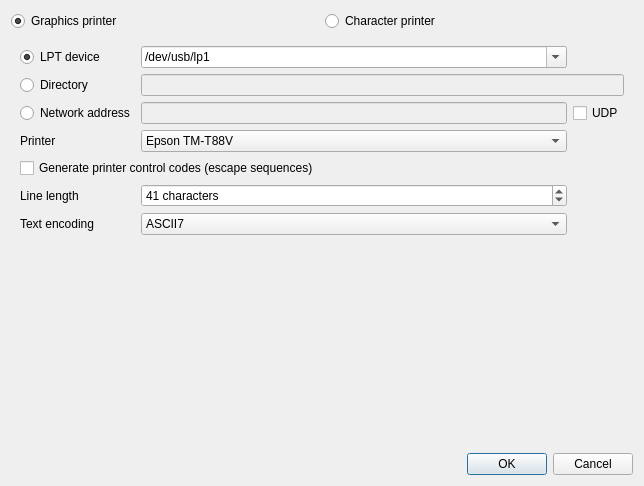
<?xml version="1.0" encoding="UTF-8"?>
<ui version="4.0">
 <class>ReceiptsPrinterOptionsDialog</class>
 <widget class="QDialog" name="ReceiptsPrinterOptionsDialog">
  <property name="geometry">
   <rect>
    <x>0</x>
    <y>0</y>
    <width>644</width>
    <height>486</height>
   </rect>
  </property>
  <property name="windowTitle">
   <string>Printer options</string>
  </property>
  <property name="layoutDirection">
   <enum>Qt::LeftToRight</enum>
  </property>
  <layout class="QVBoxLayout" name="verticalLayout">
   <item>
    <layout class="QHBoxLayout" name="horizontalLayout">
     <item>
      <widget class="QRadioButton" name="btGraphicsPrinter">
       <property name="text">
        <string>Graphics printer</string>
       </property>
       <property name="icon">
        <iconset resource="../Receipts.qrc">
         <normaloff>:/quickevent/Receipts/images/graphic-printer.svg</normaloff>:/quickevent/Receipts/images/graphic-printer.svg</iconset>
       </property>
       <property name="checked">
        <bool>true</bool>
       </property>
      </widget>
     </item>
     <item>
      <widget class="QRadioButton" name="btCharacterPrinter">
       <property name="text">
        <string>Character printer</string>
       </property>
       <property name="icon">
        <iconset resource="../Receipts.qrc">
         <normaloff>:/quickevent/Receipts/images/character-printer.svg</normaloff>:/quickevent/Receipts/images/character-printer.svg</iconset>
       </property>
      </widget>
     </item>
    </layout>
   </item>
   <item>
    <widget class="QStackedWidget" name="stackedWidget">
     <property name="layoutDirection">
      <enum>Qt::LeftToRight</enum>
     </property>
     <property name="currentIndex">
      <number>1</number>
     </property>
     <widget class="QWidget" name="pgGraphicsPrinter">
      <layout class="QFormLayout" name="formLayout_2">
       <item row="0" column="0" colspan="2">
        <widget class="QComboBox" name="cbxGraphicPrinter"/>
       </item>
      </layout>
     </widget>
     <widget class="QWidget" name="pgCharacterPrinter">
      <layout class="QGridLayout" name="gridLayout">
       <item row="7" column="0">
        <widget class="QLabel" name="label_4">
         <property name="sizePolicy">
          <sizepolicy hsizetype="Maximum" vsizetype="Preferred">
           <horstretch>0</horstretch>
           <verstretch>0</verstretch>
          </sizepolicy>
         </property>
         <property name="text">
          <string>Text encoding</string>
         </property>
        </widget>
       </item>
       <item row="7" column="1">
        <widget class="QComboBox" name="cbxCharacterPrinterCodec">
         <item>
          <property name="text">
           <string>ASCII7</string>
          </property>
         </item>
         <item>
          <property name="text">
           <string>cp1250</string>
          </property>
         </item>
         <item>
          <property name="text">
           <string>iso8859-2</string>
          </property>
         </item>
         <item>
          <property name="text">
           <string>utf8</string>
          </property>
         </item>
        </widget>
       </item>
       <item row="0" column="0">
        <widget class="QRadioButton" name="btCharacterPrinterLPT">
         <property name="enabled">
          <bool>true</bool>
         </property>
         <property name="text">
          <string>LPT device</string>
         </property>
         <property name="checked">
          <bool>true</bool>
         </property>
        </widget>
       </item>
       <item row="2" column="0">
        <widget class="QRadioButton" name="btCharacterPrinterNetwork">
         <property name="text">
          <string>Network address</string>
         </property>
        </widget>
       </item>
       <item row="5" column="0" colspan="2">
        <widget class="QCheckBox" name="chkCharacterPrinterGenerateControlCodes">
         <property name="text">
          <string>Generate printer control codes (escape sequences)</string>
         </property>
        </widget>
       </item>
       <item row="0" column="1">
        <widget class="QComboBox" name="cbxCharacterPrinterDevice">
         <property name="toolTip">
          <string>&lt;html&gt;&lt;head/&gt;&lt;body&gt;&lt;p&gt;There are two options how to configure the casch printer on Windows: &lt;/p&gt;&lt;ol style=&quot;margin-top: 0px; margin-bottom: 0px; margin-left: 0px; margin-right: 0px; -qt-list-indent: 1;&quot;&gt;&lt;li style=&quot; margin-top:12px; margin-bottom:0px; margin-left:0px; margin-right:0px; -qt-block-indent:0; text-indent:0px;&quot;&gt;\\.\LPT1&lt;/li&gt;&lt;li style=&quot; margin-top:0px; margin-bottom:12px; margin-left:0px; margin-right:0px; -qt-block-indent:0; text-indent:0px;&quot;&gt;\\computer_name\printer_share_name&lt;/li&gt;&lt;/ol&gt;&lt;p&gt;When we want USB connected printer be accessible from LPT1 we need to : &lt;/p&gt;&lt;ul style=&quot;margin-top: 0px; margin-bottom: 0px; margin-left: 0px; margin-right: 0px; -qt-list-indent: 1;&quot;&gt;&lt;li style=&quot; margin-top:12px; margin-bottom:0px; margin-left:0px; margin-right:0px; -qt-block-indent:0; text-indent:0px;&quot;&gt;Create given printer shared&lt;/li&gt;&lt;li style=&quot; margin-top:0px; margin-bottom:12px; margin-left:0px; margin-right:0px; -qt-block-indent:0; text-indent:0px;&quot;&gt;by &amp;quot;net use LPT1 \\computer_name\printer_share_name&amp;quot;&lt;/li&gt;&lt;/ul&gt;&lt;/body&gt;&lt;/html&gt;</string>
         </property>
         <property name="editable">
          <bool>true</bool>
         </property>
         <item>
          <property name="text">
           <string>/dev/usb/lp1</string>
          </property>
         </item>
         <item>
          <property name="text">
           <string>/dev/usb/lp2</string>
          </property>
         </item>
         <item>
          <property name="text">
           <string>/dev/usb/lp3</string>
          </property>
         </item>
         <item>
          <property name="text">
           <string>/dev/usb/lp4</string>
          </property>
         </item>
         <item>
          <property name="text">
           <string>\\.\LPT1</string>
          </property>
         </item>
        </widget>
       </item>
       <item row="4" column="1">
        <widget class="QComboBox" name="cbxCharacterPrinterModel">
         <item>
          <property name="text">
           <string>Epson TM-T88V</string>
          </property>
         </item>
         <item>
          <property name="text">
           <string>Epson TM-U220B</string>
          </property>
         </item>
        </widget>
       </item>
       <item row="1" column="0">
        <widget class="QRadioButton" name="btCharacterPrinterDirectory">
         <property name="text">
          <string>Directory</string>
         </property>
        </widget>
       </item>
       <item row="6" column="0">
        <widget class="QLabel" name="label">
         <property name="sizePolicy">
          <sizepolicy hsizetype="Maximum" vsizetype="Preferred">
           <horstretch>0</horstretch>
           <verstretch>0</verstretch>
          </sizepolicy>
         </property>
         <property name="text">
          <string>Line length</string>
         </property>
        </widget>
       </item>
       <item row="6" column="1">
        <widget class="QSpinBox" name="edCharacterPrinterLineLength">
         <property name="suffix">
          <string> characters</string>
         </property>
         <property name="maximum">
          <number>999</number>
         </property>
         <property name="value">
          <number>41</number>
         </property>
        </widget>
       </item>
       <item row="4" column="0">
        <widget class="QLabel" name="label_3">
         <property name="sizePolicy">
          <sizepolicy hsizetype="Maximum" vsizetype="Preferred">
           <horstretch>0</horstretch>
           <verstretch>0</verstretch>
          </sizepolicy>
         </property>
         <property name="text">
          <string>Printer</string>
         </property>
        </widget>
       </item>
       <item row="2" column="1">
        <widget class="QLineEdit" name="edCharacterPrinterUrl">
         <property name="enabled">
          <bool>false</bool>
         </property>
        </widget>
       </item>
       <item row="2" column="2">
        <widget class="QCheckBox" name="chkCharacterPrinterUdpProtocol">
         <property name="text">
          <string>UDP</string>
         </property>
        </widget>
       </item>
       <item row="1" column="1" colspan="2">
        <widget class="QLineEdit" name="edCharacterPrinterDirectory">
         <property name="enabled">
          <bool>false</bool>
         </property>
        </widget>
       </item>
      </layout>
     </widget>
    </widget>
   </item>
   <item>
    <spacer name="verticalSpacer">
     <property name="orientation">
      <enum>Qt::Vertical</enum>
     </property>
     <property name="sizeHint" stdset="0">
      <size>
       <width>20</width>
       <height>40</height>
      </size>
     </property>
    </spacer>
   </item>
   <item>
    <widget class="QDialogButtonBox" name="buttonBox">
     <property name="orientation">
      <enum>Qt::Horizontal</enum>
     </property>
     <property name="standardButtons">
      <set>QDialogButtonBox::Cancel|QDialogButtonBox::Ok</set>
     </property>
    </widget>
   </item>
  </layout>
 </widget>
 <tabstops>
  <tabstop>edCharacterPrinterLineLength</tabstop>
  <tabstop>cbxGraphicPrinter</tabstop>
  <tabstop>btGraphicsPrinter</tabstop>
  <tabstop>btCharacterPrinter</tabstop>
 </tabstops>
 <resources>
  <include location="../Receipts.qrc"/>
 </resources>
 <connections>
  <connection>
   <sender>buttonBox</sender>
   <signal>accepted()</signal>
   <receiver>ReceiptsPrinterOptionsDialog</receiver>
   <slot>accept()</slot>
   <hints>
    <hint type="sourcelabel">
     <x>248</x>
     <y>254</y>
    </hint>
    <hint type="destinationlabel">
     <x>157</x>
     <y>274</y>
    </hint>
   </hints>
  </connection>
  <connection>
   <sender>buttonBox</sender>
   <signal>rejected()</signal>
   <receiver>ReceiptsPrinterOptionsDialog</receiver>
   <slot>reject()</slot>
   <hints>
    <hint type="sourcelabel">
     <x>316</x>
     <y>260</y>
    </hint>
    <hint type="destinationlabel">
     <x>286</x>
     <y>274</y>
    </hint>
   </hints>
  </connection>
 </connections>
</ui>
